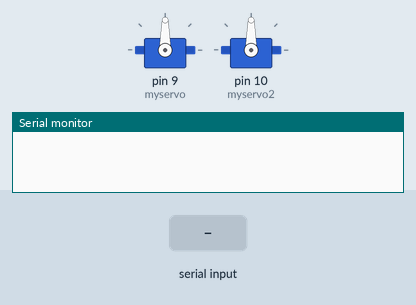
This sketch was run on a simulated Arduino Uno, built with avr-gcc and run on an emulated ATmega328P. Parts: 2 × servo, the last lines printed to the serial monitor. Inputs (shaded band) come from the test bench.

Above: at 1.2 s.
1.3 s: "30,150Z" received over Serial
At 2.5 s:
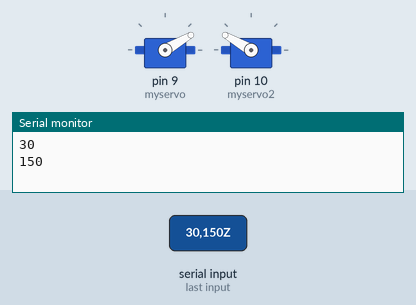
Timing chart, 0 to 4.3 s (numbered marks = the images above; inputs shaded):
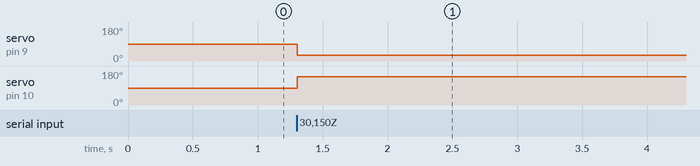

The sketch:

servo_control.ino
```cpp
#include <Servo.h>
#include <Wire.h>
Servo myservo;  // create servo object to control a servo
Servo myservo2;
byte Read = 0;
char* SET = malloc(7); //SET[7] = "999999Z";
char* SET1 = malloc(4);
char* SET2 = malloc(4);
int UD;
int LR;
int pos = 0;    // variable to store the servo position

void setup() {
   // put your setup code here, to run once:
   Serial.begin(19200);
   myservo.attach(9);  //SERVO
   myservo2.attach(10);  //SERVO
 }

void setservo1(int pos) {
  myservo.write(pos);  //int from 0 to 180
}

void setservo2(int pos){
  myservo2.write(pos);  //int from 0 to 180
}

void loop() {
   // put your main code here, to run repeatedly:
   if (Serial.available() >= 7) {
     // Read the most recent byte
     Serial.readBytesUntil('Z', SET, 7);
     // ECHO the value that was read
     //Serial.write(SET);
     //Serial.print("\n");

     strncpy(SET1, SET, 3);
     strncpy(SET2, SET+3, 3);
     SET1[3] = '\0';
     SET2[3] = '\0';

     sscanf(SET1, "%d", &LR);
     sscanf(SET2, "%d", &UD);

     Serial.println(LR);
     Serial.println(UD);

     setservo1(LR);
     setservo2(UD);

   }
 }
```

Measured:
- after the input at 1.3 s, servo on pin 9 (myservo): 90° → 30° at once; servo on pin 10 (myservo2): 90° → 150° at once
